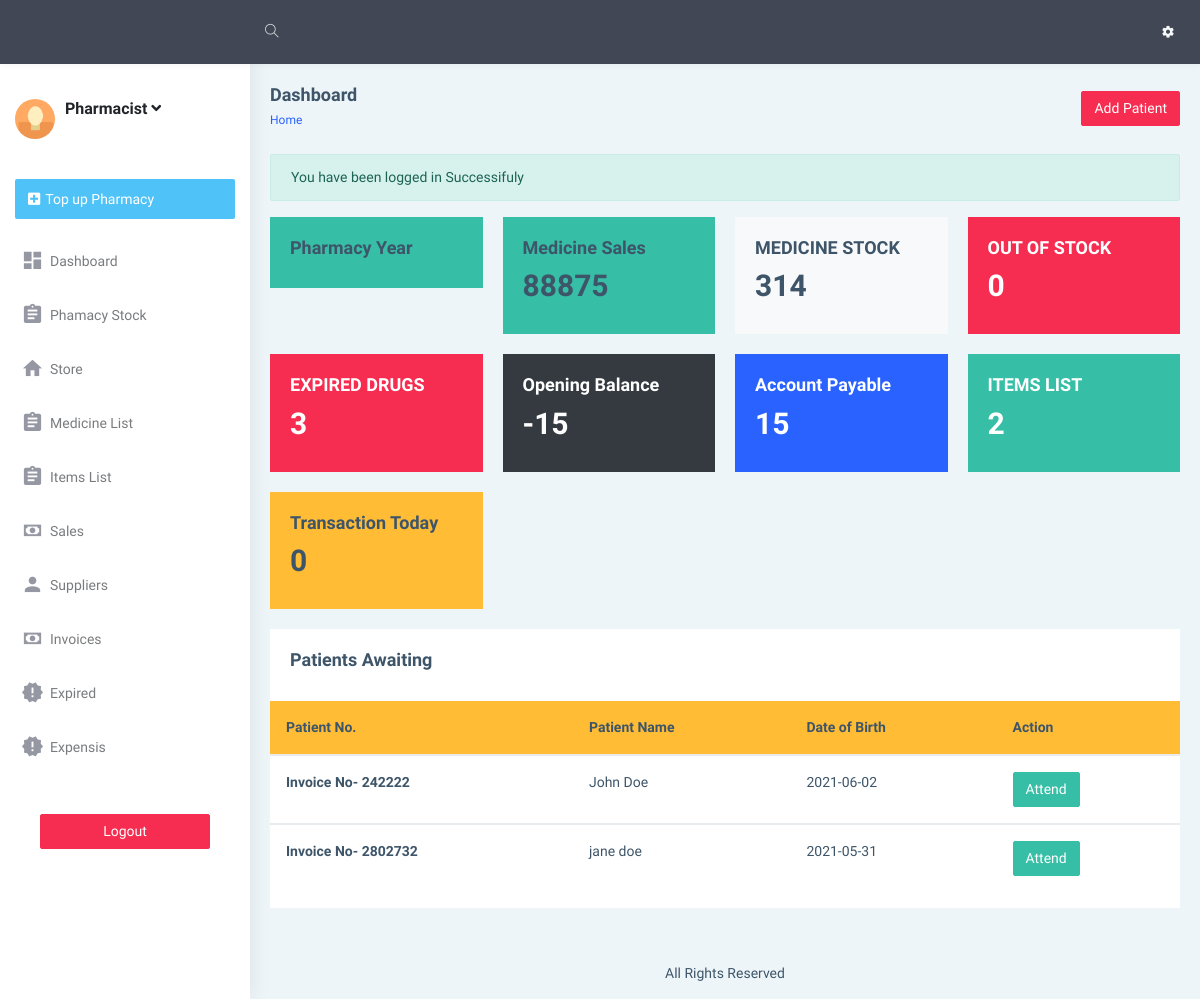
Before: /dashboard/dashboad.php (signed in) with the older database file.
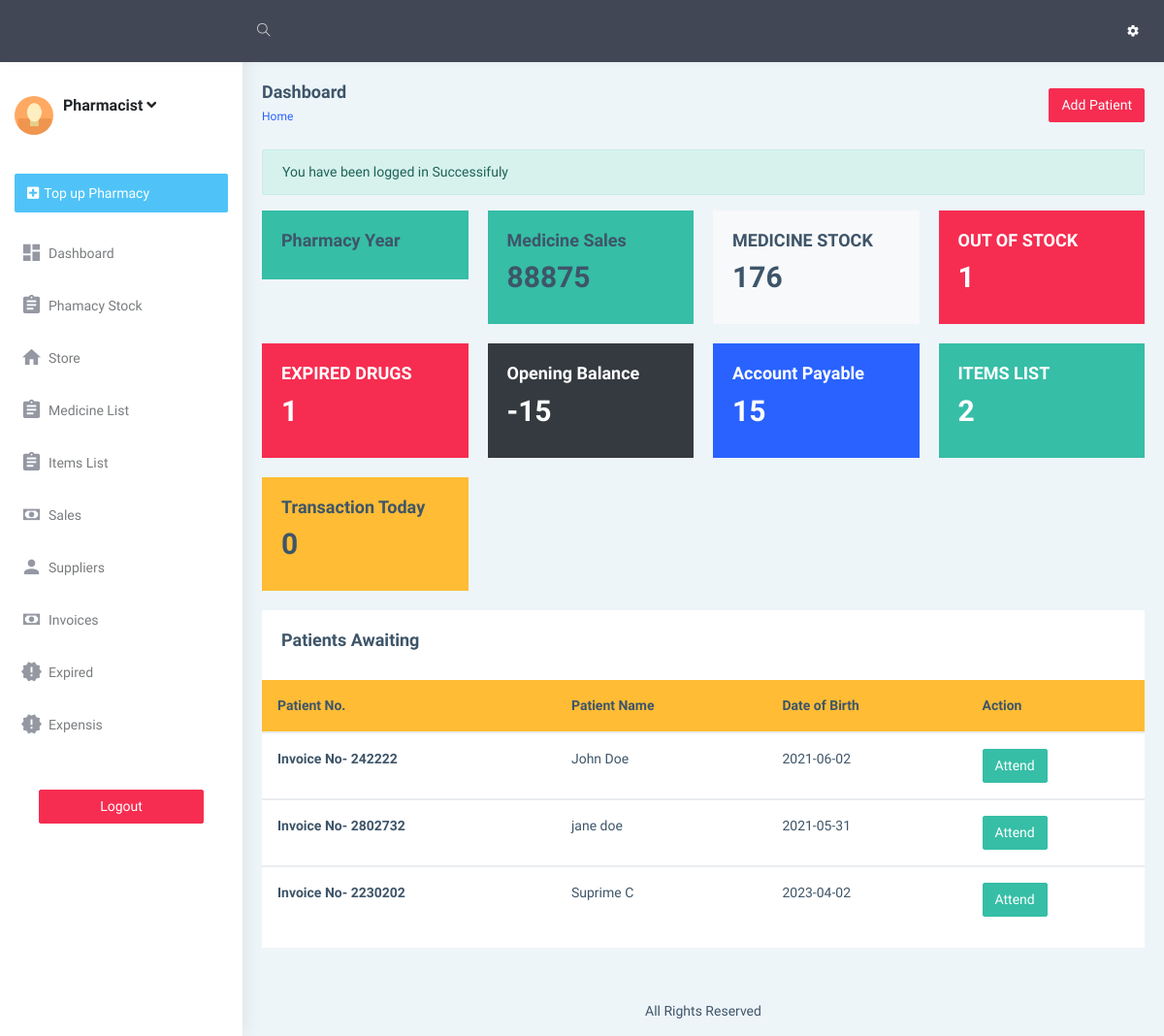
After: the same page with the newer database file.
### tables this page shows
CREATE TABLE `patients` (
  `id` int(10) NOT NULL,
  `patient_no` varchar(255) NOT NULL,
  `patient_name` varchar(255) NOT NULL,
  `location` varchar(255) NOT NULL,
  `dob` date NOT NULL,
  `status` varchar(12) NOT NULL DEFAULT '0',
  `patient_condation` varchar(200) NOT NULL,
  `admission_status` varchar(255) NOT NULL
);

### dashboard/dashboad.php (the view, shortened to what the changed rows need)
<!DOCTYPE html>
<html dir="ltr" lang="en">
<?php
require "includes/head.php";
?>
<?php
require "includes/head.php";
?>
<body>
    <div id="main-wrapper" data-layout="vertical" data-navbarbg="skin5" data-sidebartype="full"
        data-sidebar-position="absolute" data-header-position="absolute" data-boxed-layout="full">
        <?php require "includes/header.php"?>
        <div class="page-wrapper">
            <div class="container-fluid">
                <div class="row">
                    <div class="col-sm-3">
                        <div class="card bg-success  ">
                            <div class="card-body">
                                <div class="d-md-flex align-items-center ">
                                    <div>
                                        <?php
										$sql ="SELECT SUM(total) as 'total' FROM sales";
								$res = mysqli_query($conn,$sql);
								$data = mysqli_fetch_array($res);
									   ?>
                                        <h2 class="card-title"><?php echo $data['total'];?></h2>
                                    </div>
                                </div>
                                </div>
                            </div>
                        </div>
                    <div class="col-sm-3">
                        <div class="card bg-light">
                            <div class="card-body">
                                <div class="d-md-flex align-items-center ">
                                    <div>
                                    <?php
                                $sql ="SELECT SUM(Qty) as 'Qty' FROM store";
								$res = mysqli_query($conn,$sql);
								$data = mysqli_fetch_array($res);
                                ?>
                                        <h4 class="card-title align-items-center">MEDICINE STOCK</h3>
                                        <h2 class="card-title"><?php echo $data['Qty'];?></h2>
                                    </div>
                                </div>
                                <?php
									$sql ="SELECT * FROM store";
								$res = mysqli_query($conn,$sql);
								if ($res == TRUE) {
									$count = mysqli_num_rows($res);
									if($count > 0){
										while ($rows=mysqli_fetch_assoc($res)) {
											$price=$rows['price'];
											$drug_expiry_date = date("Y-m-d", strtotime(date("Y-m-d")));
									   ?>
											<?php
										}
									}
								}
							?>
                                </div>
                            </div>
                        </div>
                        <div class="col-sm-3">
                        <div class="card bg-danger text-white">
                            <div class="card-body">
                                <div class="d-md-flex align-items-center">
                                    <div>
                                   <?php
                                         $sql ="SELECT * FROM store WHERE Qty = '0'";
                                        $res = mysqli_query($conn, $sql);
                                        $count = mysqli_num_rows($res);
                                        ?>
                                        <h4 class="card-title">OUT OF STOCK</h4>
                                        <h2 class="card-title"><?php echo $count?></h2>
                                    </div>
                                </div>
                                </div>
                            </div>
                        </div>
                    <div class="col-sm-3">
                        <div class="card bg-danger text-white">
                            <div class="card-body">
                                <div class="d-md-flex align-items-center">
                                    <div>
                                   <?php
                                         $sql ="SELECT * FROM store WHERE expiry_date < '$drug_expiry_date'";
                                        $res = mysqli_query($conn, $sql);
                                        $count = mysqli_num_rows($res);
                                        ?>
                                        <h4 class="card-title">EXPIRED DRUGS</h4>
                                        <h2 class="card-title"><?php echo $count?></h2>
                                    </div>
                                </div>
                                </div>
                            </div>
                        </div>
                    <div class="col-sm-3">
                        <div class="card bg-dark text-white">
                            <div class="card-body">
                                <div class="d-md-flex align-items-center">
                                    <div>
                                   <?php
                                require('includes/conn.php');
                                        ?>
                                        <h2 class="card-title"><?php echo  $opening_balance -$price; ?></h2>
                                    </div>
                                </div>
                                </div>
                            </div>
                        </div>
                    <div class="col-sm-3">
                        <div class="card bg-info text-white">
                            <div class="card-body">
                                <div class="d-md-flex align-items-center">
                                    <div>
                                    <?php
										$sql ="SELECT SUM(price) as 'price' FROM purchase_order WHERE status = '0' ";
								$res = mysqli_query($conn,$sql);
								$data = mysqli_fetch_array($res);
									   ?>
                                        <h2 class="card-title"><?php echo $data['price'];?></h2>
                                    </div>
                                </div>
                                </div>
                            </div>
                        </div>
                    <div class="col-sm-3">
                        <div class="card bg-success text-white">
                            <div class="card-body">
                                <div class="d-md-flex align-items-center">
                                    <div>
                                   <?php
                                         $sql ="SELECT * FROM store_items ";
                                        $res = mysqli_query($conn, $sql);
                                        $count = mysqli_num_rows($res);
                                        ?>
                                        <h2 class="card-title"><?php echo $count?></h2>
                                    </div>
                                </div>
                                </div>
                            </div>
                        </div>
                        <div class="col-sm-3">
                            <div class="card sha bg-warning">
                                <div class="card-body">
                                    <div class="d-md-flex align-items-center">
                                        <div>
                                        <?php
                                        $sql = "SELECT * FROM sales WHERE sales_date = '$drug_expiry_date'";
                                        $res = mysqli_query($conn, $sql);
                                        $count = mysqli_num_rows($res);
                                        ?>
                                            <h2 class="card-title"><?php echo $count?></h2>
                                        </div>
                                    </div>
                                    </div>
                                </div>
                            </div>
                    </div>
                    <div class="row">
                    <div class="col-12">
                        <div class="card">
                            <div class="table-responsive">
                                <table class="table v-middle">
                                    <thead>
                                        <tr class="bg-warning">
                                            <th class="border-top-0">Patient No.</th>
                                            <th class="border-top-0">Patient Name</th>
                                            <th class="border-top-0">Date of Birth</th>
											<th class="border-top-0">Action</th>
                                        </tr>
                                    </thead>
                                    <?php
                                                        require "includes/conn.php";
																			if(isset($_GET['page']))
																				{
																					$page = $_GET['page'];
																				}
																				else
																				{
																					$page = 1;
																				}
																				$num_per_page = 10;
																				$start_from = ($page-1)*10;
                                                        $sql ="SELECT * FROM patients WHERE status ='0'  limit $start_from,$num_per_page ";
                                                        $res = mysqli_query($conn,$sql);
                                                        if ($res == TRUE) {
                                                            $count = mysqli_num_rows($res);
                                                            if($count > 0){
                                                                while ($rows=mysqli_fetch_assoc($res)) {
                                                                    $id=$rows['id'];
                                                                    $patient_no =$rows['patient_no'];
                                                                    $patient_name=$rows['patient_name'];
                                                                    $dob=$rows['dob'];
                                                               ?>
                                    <tbody>
                                        <tr>
                                            <th scope="row"><?php echo $patient_no; ?></th>
                                            <td><?php echo $patient_name; ?></td>
                                            <td><?php echo $dob; ?></td>
											<td><a href="prescription.php?invoice=<?php echo $patient_no;?> && id=<?php echo $id;?>" class="btn btn-success">Attend</a></td>
                                        </tr>
                                    </tbody>
                                    <?php
										}
									}else {
                                       ?>
                                      <h4 class="text-danger " align="center">No Patients are Awating ....</h4>
                                        <?php
                                    }
								}
							?>
                                </table>
                            </div>
                        </div>
                    </div>
                </div>
            </div>
        </div>
    </div>
</body>
</html>

Changed rows visible on the page:
added patients: patient_no "Invoice No- 2230202", patient_name "Suprime C", dob "2023-04-02"
Other visible differences:
$data['Qty']: "314" → "176"
$count: "0" → "1"
$count: "3" → "1"
